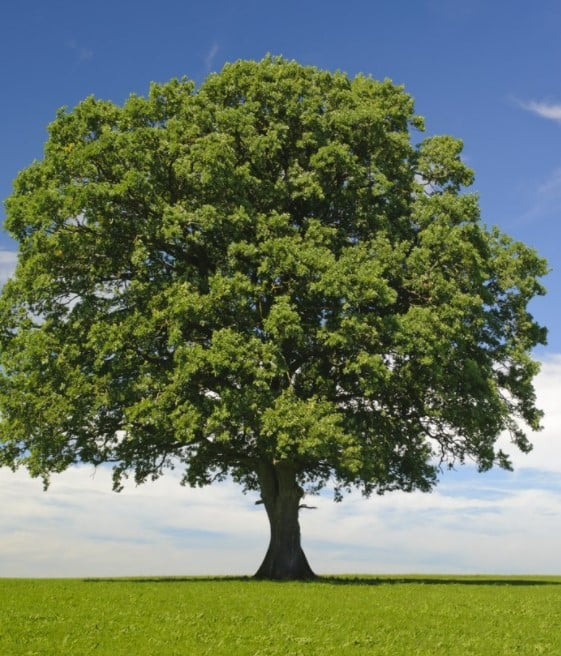
#> input picture Kmeans_Algorithm/image.png, 561 x 656 px, given in place of woman-6328478_1280.webp, which was not available
$ python CNN_2D.py
#> lines starting #> are read from the running program, lines starting #| are printed output that depends on the picture; long printed decimals are rounded; pictures that were not available may be replaced by others from this repository, and a replacement may not be noted
import cv2
import numpy as np

link1 = r"C:\Python\pythonProject\beautiful-face-young-woman-clean-skin-fresh-isolated-white-38897486.webp"
link2 = r"C:\Python\pythonProject\woman-6328478_1280.webp"
link3 = r"C:\Python\pythonProject\images.jpg"
link4 = r"C:\Users\sonng\OneDrive\Pictures\Saved Pictures\IMG_4043.JPG"

img = cv2.imread(link2)
#> img is the input picture: shape (656, 561, 3); mean B, G, R 93.9, 117.6, 103.5
#Resize image to (500,500)
img = cv2.resize(img, (500, 500))
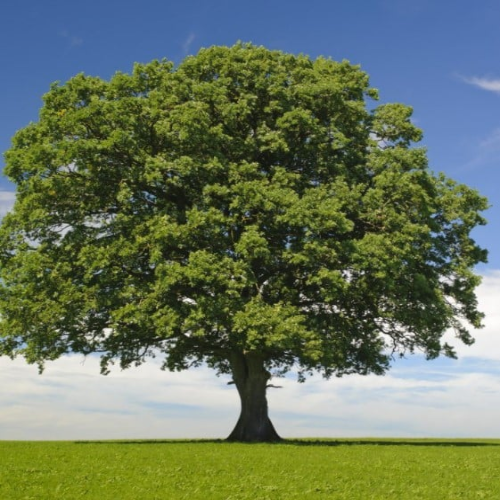
#> img: shape (500, 500, 3); mean B, G, R 93.8, 117.5, 103.4
#Convert color to Gray (Balck White)
img_gray = cv2.cvtColor(img, cv2.COLOR_BGR2GRAY)
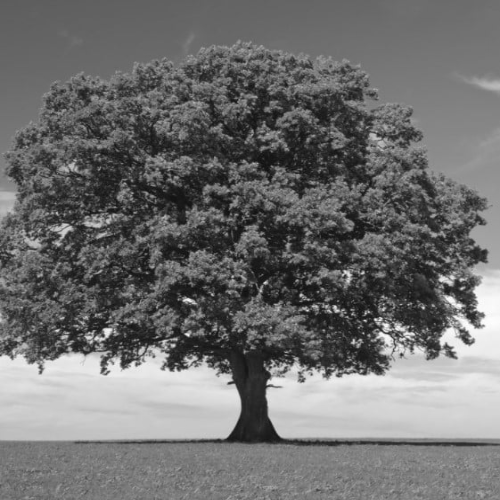
#> img_gray: shape (500, 500); min 13, max 255, mean 110.6

class Convu2d:

    def __init__(self, input, kernel_size=3,numOfKernel = 8, padding=0, stride=1):

#> called with kernel_size = 3, numOfKernel = 8, padding = 0, stride = 1
        self.input = np.pad(input, pad_width=(padding, padding), mode='constant')
        self.width, self.height = self.input.shape
#> self.width = 500; self.height = 500
        self.stride = stride

        #Kernel Chuẩn
        #self.gaussian_kernel_1d = cv2.getGaussianKernel(kernel_size, sigma=1)
        #self.gaussian_kernel_2d = np.outer(self.gaussian_kernel_1d, self.gaussian_kernel_1d)

        #Keernel random
        self.gaussian_kernel_2d = np.random.randn(numOfKernel,kernel_size,kernel_size)

        self.results = np.zeros((int((self.height - kernel_size) / self.stride) + 1,int((self.width - kernel_size) / self.stride) + 1,numOfKernel))

    def print_test(self):
        print("kernel")
        print(self.gaussian_kernel_2d)
        print("kernel.shape")
        print(self.gaussian_kernel_2d.shape)

    def getROI(self):

        #roi : Vung Dien tich quan tam
        for row in range(0, int((self.height - self.gaussian_kernel_2d.shape[1]) / self.stride) + 1):
            for col in range(0, int((self.width - self.gaussian_kernel_2d.shape[2]) / self.stride) + 1):
                roi = self.input[row*self.stride: row*self.stride + self.gaussian_kernel_2d.shape[1],col*self.stride: col*self.stride + self.gaussian_kernel_2d.shape[2]]
                yield row, col, roi

    def calculate(self):
        for layer in range(self.gaussian_kernel_2d.shape[0]):
            for row, col, roi in self.getROI():
                self.results[row,col,layer] = np.sum(roi * self.gaussian_kernel_2d[layer])

        print(self.results.shape)
#| (498, 498, 8)
        #Convert to int to show img
        return self.results

class LeakyRelu:
    def __init__(self,input):
        self.input = input
        self.results = np.zeros((self.input.shape[0],
                                self.input.shape[1],
                                self.input.shape[2]))

    def calculate(self):
        for layer in range(self.input.shape[2]):
            for row in range(self.input.shape[0]):
                for col in range(self.input.shape[1]):
                    if self.input[row,col,layer] < 0:
                        self.results[row,col,layer] = self.input[row,col,layer] *0.1
                    else:
                        self.results[row,col,layer] = self.input[row,col,layer]

        return self.results


class MaxPooling:
    def __init__(self,input,pooling_size = 2):
        self.input = input
        if pooling_size < 2:
            self.pooling_size =2
        else:
            self.pooling_size = pooling_size
        self.results = np.zeros((int(self.input.shape[0]/self.pooling_size),int(self.input.shape[1]/self.pooling_size),self.input.shape[2]))

    def calculate(self):
        for layer in range(self.input.shape[2]):
            for row in range(0,int(self.input.shape[0]/self.pooling_size)):
                for col in range(0,int(self.input.shape[1]/self.pooling_size)):
                    self.results[row,col,layer] = np.max(self.input[row*self.pooling_size : row*self.pooling_size+ self.pooling_size,col*self.pooling_size:col*self.pooling_size + self.pooling_size,layer])

        return self.results

class Flatten:
    def __init__(self,input):
        self.input = input
        self.results = np.zeros((self.input.shape[0],self.input.shape[1],self.input.shape[2]))
    def flatten(self):
        self.results = self.input.flatten()
        return self.results

class Softmax:
    def __init__(self,input,output_size):
        self.input = input
        self.output_size = output_size
        self.weights = np.random.randn(self.input.shape[0])/self.input.shape[0]
        self.bias = np.random.randn(self.output_size)

    def calculate(self):
        totals = np.dot(self.input,self.weights) + self.bias
#> totals = [1.1, 1.4, 0.208, 1.56, 0.613, 1.6, 0.666, 2.06, 0.818, 0.713]
        exp = np.exp(totals)
#> exp = [2.99, 4.07, 1.23, 4.77, 1.85, 4.94, 1.95, 7.88, 2.27, 2.04]
        return exp/sum(exp)


convu2d = Convu2d(img_gray, numOfKernel = 8, padding = 0,stride = 1)
new_img = convu2d.calculate()


convu2d_relu = LeakyRelu(new_img)
new_img_relu = convu2d_relu.calculate()

max_pooling = MaxPooling(new_img_relu,2)
new_img_relu_max_pooling = max_pooling.calculate()

flatten_data = Flatten(new_img_relu_max_pooling)
new_img_relu_max_pooling_flatten = flatten_data.flatten()

x = Softmax(new_img_relu_max_pooling_flatten,10)
print(x.calculate())
#| [0.08806 0.1197 0.03623 0.1403 0.05431 0.1454
#|  0.0573 0.2319 0.0667 0.06004]

# x = np.hstack((new_img[:,:,0],new_img[:,:,1],new_img[:,:,2]))
# x_relu = np.hstack((new_img_relu[:,:,0],new_img_relu[:,:,1],new_img_relu[:,:,2]))


if img is not None:
    cv2.imshow("Image", img)
    cv2.imshow("Image_Convu",new_img[:,:,0].astype(np.uint8))
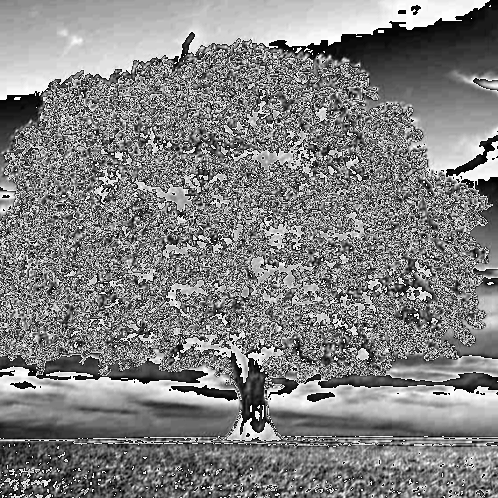
#> window 'Image_Convu': shape (498, 498); min 0, max 255, mean 129
    cv2.imshow("Image_LeakyRelu",new_img_relu[:,:,0].astype(np.uint8))
    cv2.imshow("Image_LeakyRelu_MaxPooling",new_img_relu_max_pooling[:,:,0].astype(np.uint8))
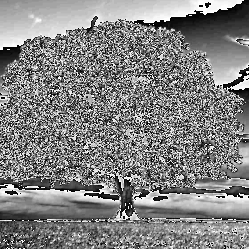
#> window 'Image_LeakyRelu_MaxPooling': shape (249, 249); min 0, max 255, mean 130.2
    cv2.waitKey(0)
    cv2.destroyAllWindows()


    # #cv2.imshow("Convolution Result Relu", new_img_relu)

else:
    print("Không thể đọc ảnh.")
